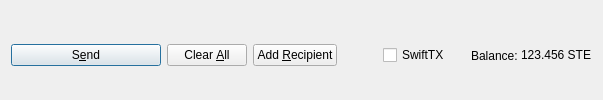
         <widget class="QFrame" name="frame_Send">
          <layout class="QHBoxLayout" name="horizontalLayout">
           <property name="bottomMargin">
            <number>0</number>
           </property>
           <item>
            <widget class="QPushButton" name="sendButton">
             <property name="minimumSize">
              <size>
               <width>150</width>
               <height>0</height>
              </size>
             </property>
             <property name="toolTip">
              <string>Confirm the send action</string>
             </property>
             <property name="text">
              <string>S&amp;end</string>
             </property>
             <property name="icon">
              <iconset resource="../satellite.qrc">
               <normaloff>:/icons/send</normaloff>:/icons/send</iconset>
             </property>
             <property name="autoDefault">
              <bool>false</bool>
             </property>
             <property name="default">
              <bool>true</bool>
             </property>
            </widget>
           </item>
           <item>
            <widget class="QPushButton" name="clearButton">
             <property name="sizePolicy">
              <sizepolicy hsizetype="Minimum" vsizetype="Fixed">
               <horstretch>0</horstretch>
               <verstretch>0</verstretch>
              </sizepolicy>
             </property>
             <property name="toolTip">
              <string>Clear all fields of the form.</string>
             </property>
             <property name="text">
              <string>Clear &amp;All</string>
             </property>
             <property name="icon">
              <iconset resource="../satellite.qrc">
               <normaloff>:/icons/remove</normaloff>:/icons/remove</iconset>
             </property>
             <property name="autoDefault">
              <bool>false</bool>
             </property>
            </widget>
           </item>
           <item>
            <widget class="QPushButton" name="addButton">
             <property name="toolTip">
              <string>Send to multiple recipients at once</string>
             </property>
             <property name="text">
              <string>Add &amp;Recipient</string>
             </property>
             <property name="icon">
              <iconset resource="../satellite.qrc">
               <normaloff>:/icons/add</normaloff>:/icons/add</iconset>
             </property>
             <property name="autoDefault">
              <bool>false</bool>
             </property>
            </widget>
           </item>
           <item>
            <spacer name="horizontalSpacer">
             <property name="orientation">
              <enum>Qt::Horizontal</enum>
             </property>
             <property name="sizeHint" stdset="0">
              <size>
               <width>40</width>
               <height>20</height>
              </size>
             </property>
            </spacer>
           </item>
           <item>
            <layout class="QHBoxLayout" name="horizontalLayout_2">
             <property name="spacing">
              <number>3</number>
             </property>
             <item>
              <widget class="QCheckBox" name="checkSwiftTX">
               <property name="enabled">
                <bool>true</bool>
               </property>
               <property name="minimumSize">
                <size>
                 <width>85</width>
                 <height>0</height>
                </size>
               </property>
               <property name="text">
                <string>SwiftTX</string>
               </property>
              </widget>
             </item>
             <item>
              <widget class="QLabel" name="label">
               <property name="text">
                <string>Balance:</string>
               </property>
              </widget>
             </item>
             <item>
              <widget class="QLabel" name="labelBalance">
               <property name="sizePolicy">
                <sizepolicy hsizetype="Preferred" vsizetype="Fixed">
                 <horstretch>0</horstretch>
                 <verstretch>0</verstretch>
                </sizepolicy>
               </property>
               <property name="cursor">
                <cursorShape>IBeamCursor</cursorShape>
               </property>
               <property name="text">
                <string notr="true">123.456 STE</string>
               </property>
               <property name="textInteractionFlags">
                <set>Qt::LinksAccessibleByMouse|Qt::TextSelectableByKeyboard|Qt::TextSelectableByMouse</set>
               </property>
              </widget>
             </item>
            </layout>
           </item>
          </layout>
         </widget>
